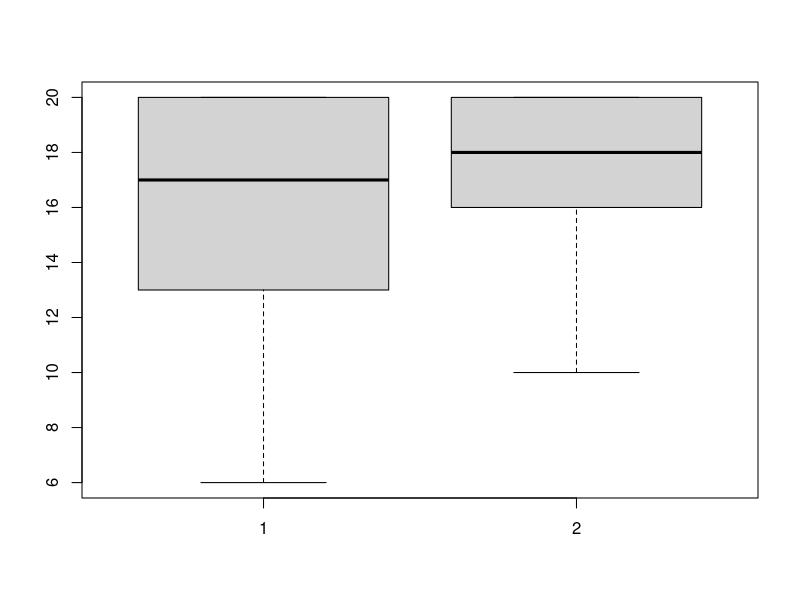

This chart was generated by the following R code:
## ---- chunk 1
library(knitr)
game_data = read.csv('data.csv');
kable(head(game_data));
## ---- chunk 2
kable(summary(game_data));
## ---- chunk 3
observed_first_score <-game_data$first.time
observed_second_score <-game_data$second.time
boxplot(observed_first_score,observed_second_score)
